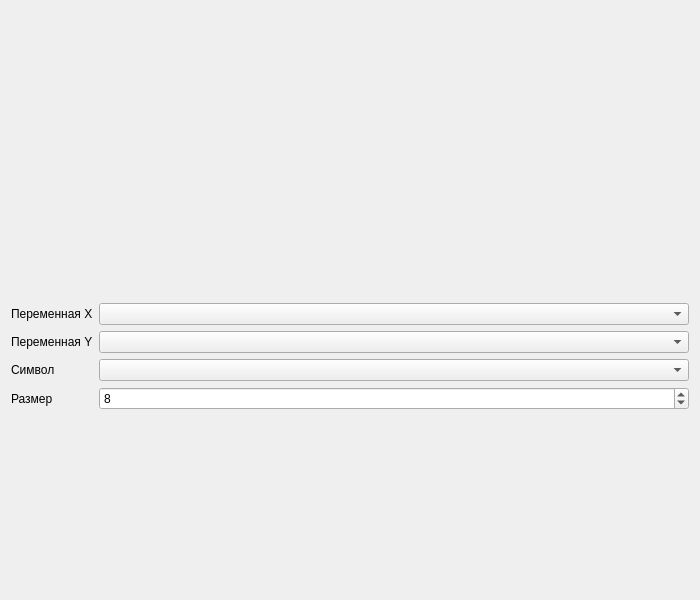
<?xml version="1.0" encoding="UTF-8"?>
<ui version="4.0">
 <class>ScatterPlot</class>
 <widget class="QWidget" name="ScatterPlot">
  <property name="geometry">
   <rect>
    <x>0</x><y>0</y><width>700</width><height>600</height>
   </rect>
  </property>
  <property name="windowTitle">
   <string>Scatter Plot</string>
  </property>
  <layout class="QVBoxLayout" name="verticalLayout">
   <item>
    <widget class="QWidget" name="parent_ui" native="true">
     <layout class="QVBoxLayout" name="parentLayout">
      <property name="margin">
       <number>0</number>
      </property>
     </layout>
    </widget>
   </item>
   <item>
    <layout class="QFormLayout" name="settingsLayout">
     <item row="0" column="0">
      <widget class="QLabel" name="labelXVar">
       <property name="text"><string>Переменная X</string></property>
      </widget>
     </item>
     <item row="0" column="1">
      <widget class="QComboBox" name="xVariableCombo"/>
     </item>
     <item row="1" column="0">
      <widget class="QLabel" name="labelYVar">
       <property name="text"><string>Переменная Y</string></property>
      </widget>
     </item>
     <item row="1" column="1">
      <widget class="QComboBox" name="yVariableCombo"/>
     </item>
     <item row="2" column="0">
      <widget class="QLabel" name="labelSymbol">
       <property name="text"><string>Символ</string></property>
      </widget>
     </item>
     <item row="2" column="1">
      <widget class="QComboBox" name="symbolCombo"/>
     </item>
     <item row="3" column="0">
      <widget class="QLabel" name="labelSize">
       <property name="text"><string>Размер</string></property>
      </widget>
     </item>
     <item row="3" column="1">
      <widget class="QSpinBox" name="sizeSpin">
       <property name="minimum"><number>2</number></property>
       <property name="maximum"><number>50</number></property>
       <property name="value"><number>8</number></property>
      </widget>
     </item>
    </layout>
   </item>
  </layout>
 </widget>
 <resources/>
 <connections/>
</ui>
